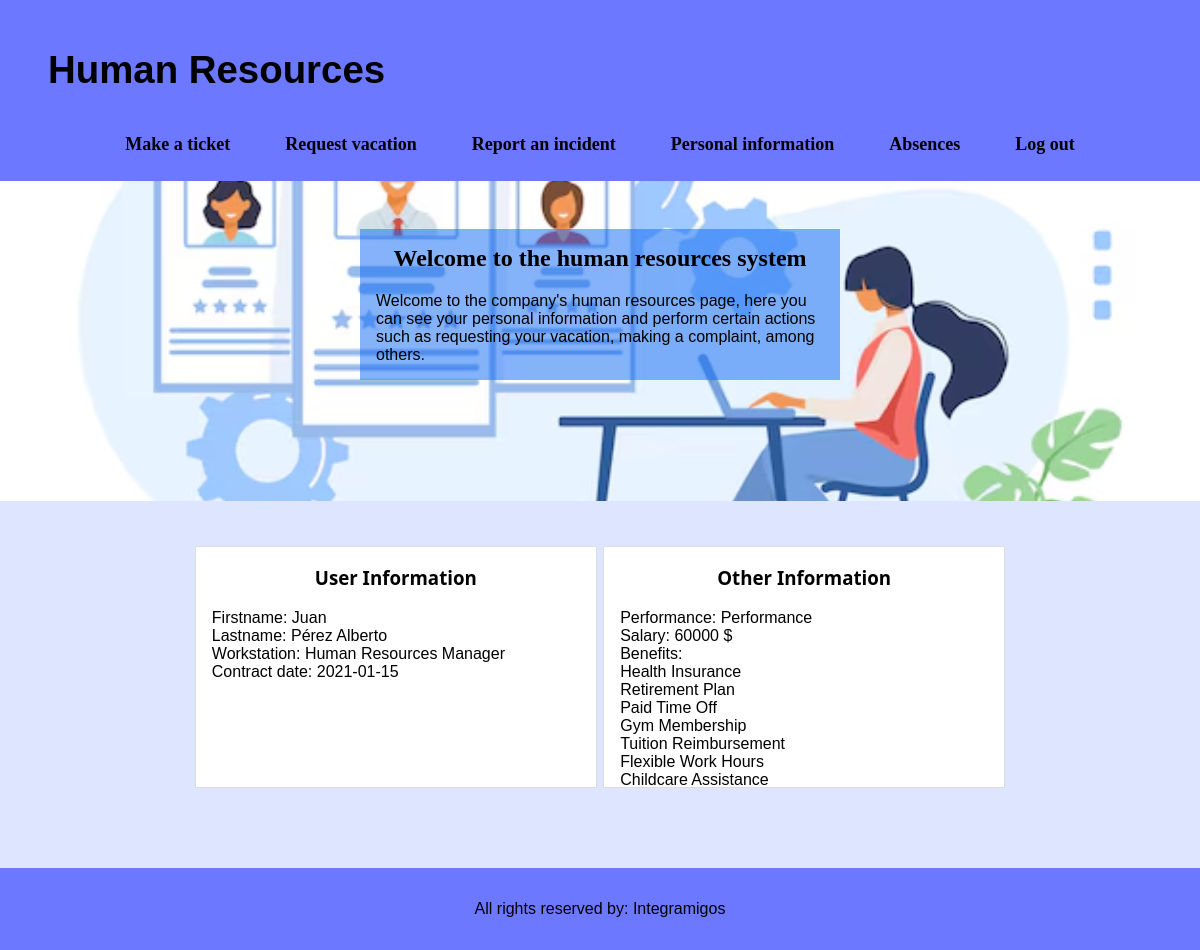
Screenshot of /home.php (signed in) with the database file from the repository.
### tables this page shows
create table employee(
    code varchar(5) primary key,
    firstName varchar(30) not null,
    lastName varchar(30) not null,
    middleName varchar(30) not null,
    email varchar(35) not null,
    gender varchar(1) not null,
    age int not null,
    image varchar(255),
    mobile varchar(15) not null,
    password varchar(20) not null,
    contractDate date not null,
    status varchar(30) not null default 'Active',
    positionCode varchar(5) not null,
    supervisorId varchar(5),
    index idx_employee(lastName),
    
    foreign key(positionCode) references `position`(code)
);

CREATE TABLE `position` (
    code VARCHAR(5) PRIMARY KEY,
    name VARCHAR(60) NOT NULL,
    salary FLOAT NOT NULL,
    departmentCode VARCHAR(5) NOT NULL,
    INDEX idx_position (name),
    FOREIGN KEY (departmentCode) REFERENCES department(code)
);

create table benefits(
    code varchar(5) primary key,
    name varchar(60) not null,
    type varchar(20) not null,
    description varchar(60) not null,
    index idx_benefits(name)
);

### functions.php (called while the page is built, shortened)
<?php
require("includes/config/MySQL_ConexionDB.php");
function workspace($User){
	global $db_con;
	$workspace = "";
	try{
		$query = "SELECT p.name FROM position as p INNER JOIN employee as e on e.positionCode = p.code WHERE e.code = :user";
		$stm = $db_con->prepare($query);
		$stm->bindParam("user", $User, PDO::PARAM_STR);
		$stm->execute();
		if ($row = $stm->fetch(PDO::FETCH_ASSOC)){
			$workspace = $row["name"];
		}
	} catch (PDOException $e) {
		exit("Error en la consulta: " . $e->getMessage());
	}
	return $workspace;
}
function salary($usuario){
	global $db_con;
	$salary = "";
	try{
		$query = "SELECT p.salary FROM position as p INNER JOIN employee as e on e.positionCode = p.code WHERE e.code = :usuario";
		$stm = $db_con->prepare($query);
		$stm->bindParam("usuario", $usuario, PDO::PARAM_STR);
		$stm->execute();
		if ($row = $stm->fetch(PDO::FETCH_ASSOC)){
			$salary = $row["salary"];
		}
	} catch (PDOException $e) {
		exit("Error en la consulta: " . $e->getMessage());
	}
	return $salary;
}
function showBenefits() {
    global $db_con;
    $benefits = [];
    try {
        $query = "SELECT code, name, type, description FROM benefits";
        $stm = $db_con->prepare($query);
        $stm->execute();
        while ($row = $stm->fetch(PDO::FETCH_ASSOC)) {
            $benefits[] = $row;
        }
    } catch (PDOException $e) {
        exit("Error en la consulta: " . $e->getMessage());
    }
    return $benefits;
}
function getUserInfo($User) {
    global $db_con;
    $infoUser = [];
    try {
        $query = "SELECT * FROM employee WHERE code = :user";
		$stm = $db_con->prepare($query);
		$stm->bindParam("user", $User, PDO::PARAM_STR);
		$stm->execute();
        while ($row = $stm->fetch(PDO::FETCH_ASSOC)) {
            $infoUser[] = $row;
        }
    } catch (PDOException $e) {
        exit("Error en la consulta: " . $e->getMessage());
    }
    return $infoUser;
}
?>

### home.php (the view, shortened to what this page needs)
<?php include "includes/header.php";
require_once 'includes/config/MySQL_ConexionDB.php';
require_once 'functions.php';
$info = getUserInfo($IDUsuario);
            foreach ($info as $infos) {
                $firstname = $infos['firstName'];
                $lastname = $infos['lastName']." ".$infos['middleName'];
                $contract = $infos['contractDate'];
}
$workspace = workspace($IDUsuario);
$salary = salary($IDUsuario);
?>
<section class="homeInfo">
    <div class="moreInfo">
        <h2>Welcome to the human resources system</h2>
        <p>
        Welcome to the company's human resources page, here you can see your personal information and perform certain actions such as requesting your vacation, making a complaint, among others.
        </p>
    </div>
</section>
<section class="container_home">
    <div class="home_first_div">
        <h3>User Information</h3>
        <p>
            Firstname: <?php echo $firstname; ?> <br>
            Lastname: <?php echo $lastname; ?> <br>
            Workstation: <?php echo $workspace; ?> <br>
            Contract date: <?php echo $contract; ?> <br>
        </p>
    </div>
    <div class="home_first_div">
        <h3>Other Information</h3>
        <p>
            Performance: Performance <br>
            Salary: <?php echo $salary; ?> $ <br>
            Benefits: <br>
            <?php
                $beneficios = showBenefits();
                foreach ($beneficios as $beneficio) {
                    echo $beneficio['name'] . "\n"; ?> <br><?php
                }
            ?>
        </p>
    </div>
</section>
<?php include "includes/footer.php" ?>

### includes/header.php (shortened to what this page needs)
<?php
    $IDUsuario = $_SESSION['user'];
?>
<!DOCTYPE html>
<html lang="en">
<head>
    <link rel="stylesheet" href="css/styles.css">
    <link rel="stylesheet" href="css/modal.css">
    <link rel="stylesheet" href="css/perfil.css">
</head>
<body>
    <section class="header">
    <a href="home.php" style="text-decoration: none; color: inherit;">
        <h1>Human Resources</h1>
    </a>
        <div class="options">
            <nav>
                <a href="makeTicket.php">Make a ticket</a>
                <a href="requestVacation.php">Request vacation</a>
                <a href="reportIncident.php">Report an incident</a>
                <a href="information.php">Personal information</a>
                <a href="absence.php">Absences</a>
                <a href="../Session/logout.php">Log out</a>
            </nav>
        </div>
    </section>

### includes/footer.php
<section>
    <footer>
        <div>
            <p>
                All rights reserved by: Integramigos
            </p>
        </div>
    </footer>
</section>
</body>
</html>

### css/styles.css (style rules this page uses)
:root { --white: #ffffff; --black: #000000; --little_blue: #dee6ff ; --little_gray: #efefef ; --blue: #6c78ff ; --blue_little: #ebf9ff ; --dark_blue: #003afe ; --very_green: #4dfe00; --green: #1ce42b; --purple: #003afe; --rojo: #ff4c4c; --rojo_hover: #ff6666; }
html { height: 100%; }
h1 { text-align: center; font-size: 2.4rem; font-family: 'Gill Sans', 'Gill Sans MT', Calibri, 'Trebuchet MS', sans-serif; margin-left: 1rem; }
h2 { text-align: center; }
h3 { text-align: center; font-family: 'Segoe UI', Tahoma, Geneva, Verdana, sans-serif; }
p { font-family: Arial, Helvetica, sans-serif; }
body { background-color: var(--little_blue); display: grid; min-height: 100vh; position: relative; grid-template-rows: auto 1fr auto; margin: 0; }
footer { background-color: var(--blue); width: flex; padding: 1rem; display: flex; justify-content: center; align-items: center; margin-top: 2rem; }
footer p { font-family: Impact, Haettenschweiler, 'Arial Narrow Bold', sans-serif; text-align: center; }
::placeholder { color: black; font-size: 1rem; font-family: Impact, Haettenschweiler, 'Arial Narrow Bold', sans-serif; opacity: .70; }
.header { background-color: var(--blue); padding: 1rem 2rem; display: flex; justify-content: space-between; align-items: center; flex-wrap: wrap; transition: background-color 0.3s ease; }
.header nav { display: flex; gap: 15px; align-items: center; }
.header nav a { color: var(--black); text-decoration: none; padding: 10px 20px; font-size: 18px; font-weight: bold; border-radius: 5px; transition: background-color 0.3s ease, transform 0.3s ease; }
.options { margin: auto; overflow: hidden; }
.home_first_div { background-color: var(--white); border: 1px solid #ddd; width: 25rem; margin-left: 0.2rem; margin-right: 0.2rem; margin-top: 0.8rem; max-height: 15rem; margin-bottom: 3rem; overflow-y: auto; }
.container_home { display: flex; justify-content: center; }
.home_first_div p { margin-left: 1rem; }
.homeInfo { background-image: url('../images/image1.jpg'); background-size: cover; background-position: center; background-repeat: no-repeat; height: 20rem; background-color: none; background-blend-mode: overlay; margin-bottom: 2rem; }
.moreInfo { height: auto; width: 30rem; background-color: rgba(12, 105, 245, 0.5); margin: 0 auto; }
.moreInfo h2 { margin-top: 3rem; padding-top: 1rem; }
.moreInfo p { margin-left: 1rem; margin-right: 1rem; margin-bottom: 1rem; padding-bottom: 1rem; }

### rows the page displays
employee: firstName "Juan", lastname "Pérez Alberto", contractDate "2021-01-15"
position: name "Human Resources Manager"
benefits: name "Health Insurance"
benefits: name "Retirement Plan"
benefits: name "Paid Time Off"
benefits: name "Gym Membership"
benefits: name "Tuition Reimbursement"
benefits: name "Flexible Work Hours"
benefits: name "Childcare Assistance"

### other values shown
$salary "60000"
